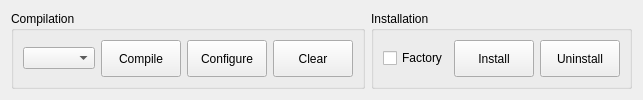
               <widget class="QWidget" name="horizontalWidget_2" native="true">
                <property name="sizePolicy">
                 <sizepolicy hsizetype="Preferred" vsizetype="Preferred">
                  <horstretch>0</horstretch>
                  <verstretch>0</verstretch>
                 </sizepolicy>
                </property>
                <layout class="QHBoxLayout" name="layoutCodeActions">
                 <item>
                  <widget class="QGroupBox" name="gboxCompile">
                   <property name="title">
                    <string>Compilation</string>
                   </property>
                   <layout class="QHBoxLayout" name="horizontalLayout_4">
                    <item>
                     <widget class="QComboBox" name="comboToolchain"/>
                    </item>
                    <item>
                     <widget class="QPushButton" name="btnCompile">
                      <property name="sizePolicy">
                       <sizepolicy hsizetype="Minimum" vsizetype="Preferred">
                        <horstretch>0</horstretch>
                        <verstretch>0</verstretch>
                       </sizepolicy>
                      </property>
                      <property name="text">
                       <string>Compile</string>
                      </property>
                     </widget>
                    </item>
                    <item>
                     <widget class="QPushButton" name="btnConfigure">
                      <property name="sizePolicy">
                       <sizepolicy hsizetype="Minimum" vsizetype="Preferred">
                        <horstretch>0</horstretch>
                        <verstretch>0</verstretch>
                       </sizepolicy>
                      </property>
                      <property name="text">
                       <string>Configure</string>
                      </property>
                     </widget>
                    </item>
                    <item>
                     <widget class="QPushButton" name="btnClear">
                      <property name="sizePolicy">
                       <sizepolicy hsizetype="Minimum" vsizetype="Preferred">
                        <horstretch>0</horstretch>
                        <verstretch>0</verstretch>
                       </sizepolicy>
                      </property>
                      <property name="text">
                       <string>Clear</string>
                      </property>
                     </widget>
                    </item>
                   </layout>
                  </widget>
                 </item>
                 <item>
                  <widget class="QGroupBox" name="gboxInstall">
                   <property name="title">
                    <string>Installation</string>
                   </property>
                   <layout class="QHBoxLayout" name="horizontalLayout_5">
                    <item>
                     <widget class="QCheckBox" name="chkAll">
                      <property name="text">
                       <string>Factory</string>
                      </property>
                     </widget>
                    </item>
                    <item>
                     <widget class="QPushButton" name="btnInstall">
                      <property name="sizePolicy">
                       <sizepolicy hsizetype="Minimum" vsizetype="Preferred">
                        <horstretch>0</horstretch>
                        <verstretch>0</verstretch>
                       </sizepolicy>
                      </property>
                      <property name="text">
                       <string>Install</string>
                      </property>
                     </widget>
                    </item>
                    <item>
                     <widget class="QPushButton" name="btnUninstall">
                      <property name="sizePolicy">
                       <sizepolicy hsizetype="Minimum" vsizetype="Preferred">
                        <horstretch>0</horstretch>
                        <verstretch>0</verstretch>
                       </sizepolicy>
                      </property>
                      <property name="text">
                       <string>Uninstall</string>
                      </property>
                     </widget>
                    </item>
                   </layout>
                  </widget>
                 </item>
                </layout>
               </widget>
